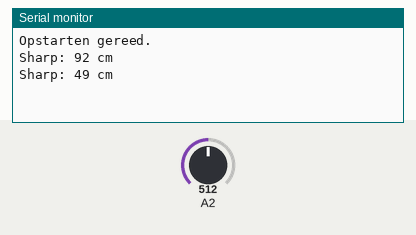
A sketch run on a simulated Arduino Uno, built with avr-gcc and run on an emulated ATmega328P. Shown: the last lines printed to the serial monitor. Inputs (shaded band) come from the test bench; at power-on: A2 = 512.

Above: at 1.8 s.
1.9 s: A2 set to 716
At 2.7 s:
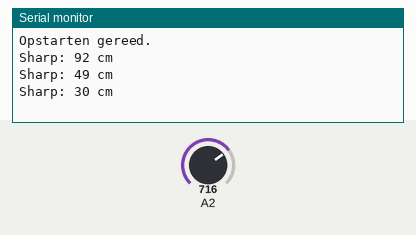
3.4 s: A2 set to 900
At 4.3 s:
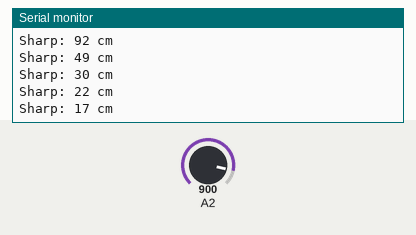
Timing chart, 0 to 6.4 s (numbered marks = the images above; inputs shaded):
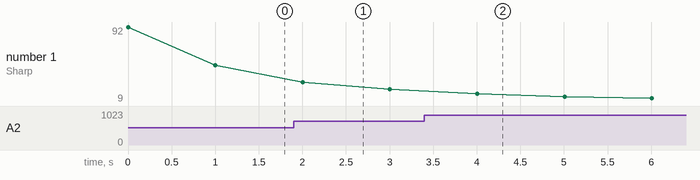

The sketch:

les_7_p10_sharp_lpf.ino
```cpp
// to support printf
int my_putc(char c, FILE *t) {
  if (c == '\n') Serial.write('\r');
  return Serial.write(c);
}

// the setup routine runs once when you press reset:
void setup() {
  Serial.begin(115200);           // start serial
  fdevopen( &my_putc, 0);        // device 0 (stdout) output naar my_putc()

  printf("Opstarten gereed.\n");
}

int Centimeters;
int LpfSharpR;

void loop() {
  static int SecTakt;

  // seconde lus
 int  ms = millis();
  if ((ms - SecTakt) > 0) {
    SecTakt = ms + 1000;  // zet tijd voor volgende interval

    Centimeters = SharpAfstand(A2, LpfSharpR);
    printf("Sharp: %d cm\n", Centimeters);
  }
}
```

Sharp_lpf.ino
```cpp
int SharpAfstand(int Pin, int &Middelen)
{
  int SensorValue = analogRead(Pin);

  Middelen = Middelen - Middelen / 8 + SensorValue;

  int Gemiddelde = Middelen / 8;

  int Afstand = (40*148) / Gemiddelde;
  return Afstand;
}
```

Measured:
- after the input at 1.9 s, the serial monitor: prints a new line after 0.10 s (image 1)
- after the input at 3.4 s, the serial monitor: prints a new line after 0.61 s (image 2)
- plotted number 1: 49 → 22 after the input at 1.9 s, 22 → 9 after the input at 3.4 s
